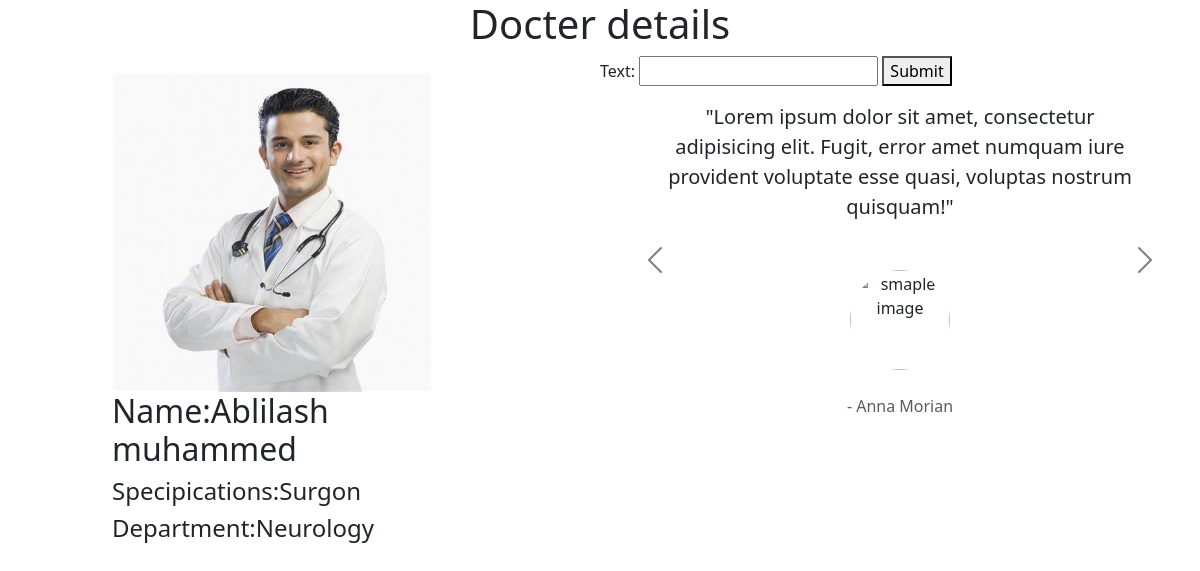
Page /docterdetails/1/ on the committed database.
### new1/models.py (models this page shows, shortened)
class docterdetails(models.Model):
    images=models.ImageField(upload_to='main')
    docname=models.CharField(max_length=200)
    specilisation=models.CharField(max_length=200)
    name=models.ForeignKey(departmentss,on_delete=models.CASCADE)

class departmentss(models.Model):
    name=models.CharField(max_length=100)
    des=models.TextField()
    def __str__(self):
        return self.name

### new1/views.py (the view)
# urls.py: path('docterdetails/<int:myid>/',views.details,name="docterdetails"),
def details(request,myid):
    detai=docterdetails.objects.filter(id=myid).first()
    if request.method=="POST":
        formreview = ReviewForm(request.POST)
        if formreview.is_valid():
            formreview.save()
    value=Review.objects.all()
    formreview = ReviewForm()
    return render(request,'docterdetails.html',{'detai':detai,'formreview':formreview,'value':value})

### new1/form.py
class ReviewForm(forms.ModelForm):
    class Meta:
        model=Review
        fields=['text']

### templates/docterdetails.html (shortened to what this page needs)
<html>
<head>
    <link href="https://cdn.jsdelivr.net/npm/bootstrap@5.3.0-alpha3/dist/css/bootstrap.min.css" rel="stylesheet">
</head>
    <body>
<h1 style="text-align:center">Docter details</h1>
<div>
    <div style="float:left;width: 50%" >
<div class="container">
    <div class="row mt-3" >
       <div class="col-2">
       </div>
        <div class="col-8">
          <img src="{{detai.images.url}}" style="width:20rem;height:20rem">
          <h2>Name:{{detai.docname}}</h2>
           <h4>Specipications:{{detai.specilisation}}</h4>
            <h4>Department:{{detai.name}}</h4>
        </div>
        <div class="col-2">
        </div>
    </div>
</div>
        </div>
    <div >
  <form method="POST" action="">
{{formreview}}
      <button type="submit">Submit</button>
      </form>
    </div>
    </div>
<section>
  <div class="row text-center">
    <div class="col-md-12">
      <div id="carouselBasicExample" class="carousel slide carousel-dark" data-mdb-ride="carousel">
        <div class="carousel-inner">
          <div class="carousel-item active">
            <p class="lead font-italic mx-4 mx-md-5">
              "Lorem ipsum dolor sit amet, consectetur adipisicing elit. Fugit, error amet
              numquam iure provident voluptate esse quasi, voluptas nostrum quisquam!"
            </p>
            <div class="mt-5 mb-4">
              <img src="https://mdbcdn.b-cdn.net/img/Photos/Avatars/img%20(2).webp"
                class="rounded-circle img-fluid shadow-1-strong" alt="smaple image" width="100"
                height="100" />
            </div>
            <p class="text-muted mb-0">- Anna Morian</p>
          </div>
        </div>
        <button class="carousel-control-prev" type="button" data-mdb-target="#carouselBasicExample"
          data-mdb-slide="prev">
          <span class="carousel-control-prev-icon" aria-hidden="true"></span>
        </button>
        <button class="carousel-control-next" type="button" data-mdb-target="#carouselBasicExample"
          data-mdb-slide="next">
          <span class="carousel-control-next-icon" aria-hidden="true"></span>
        </button>
      </div>
    </div>
  </div>
</section>
</body>
</html>

### rows in the picture
docterdetails: images (picture), docname "Ablilash muhammed", specilisation "Surgon", name "Neurology"
